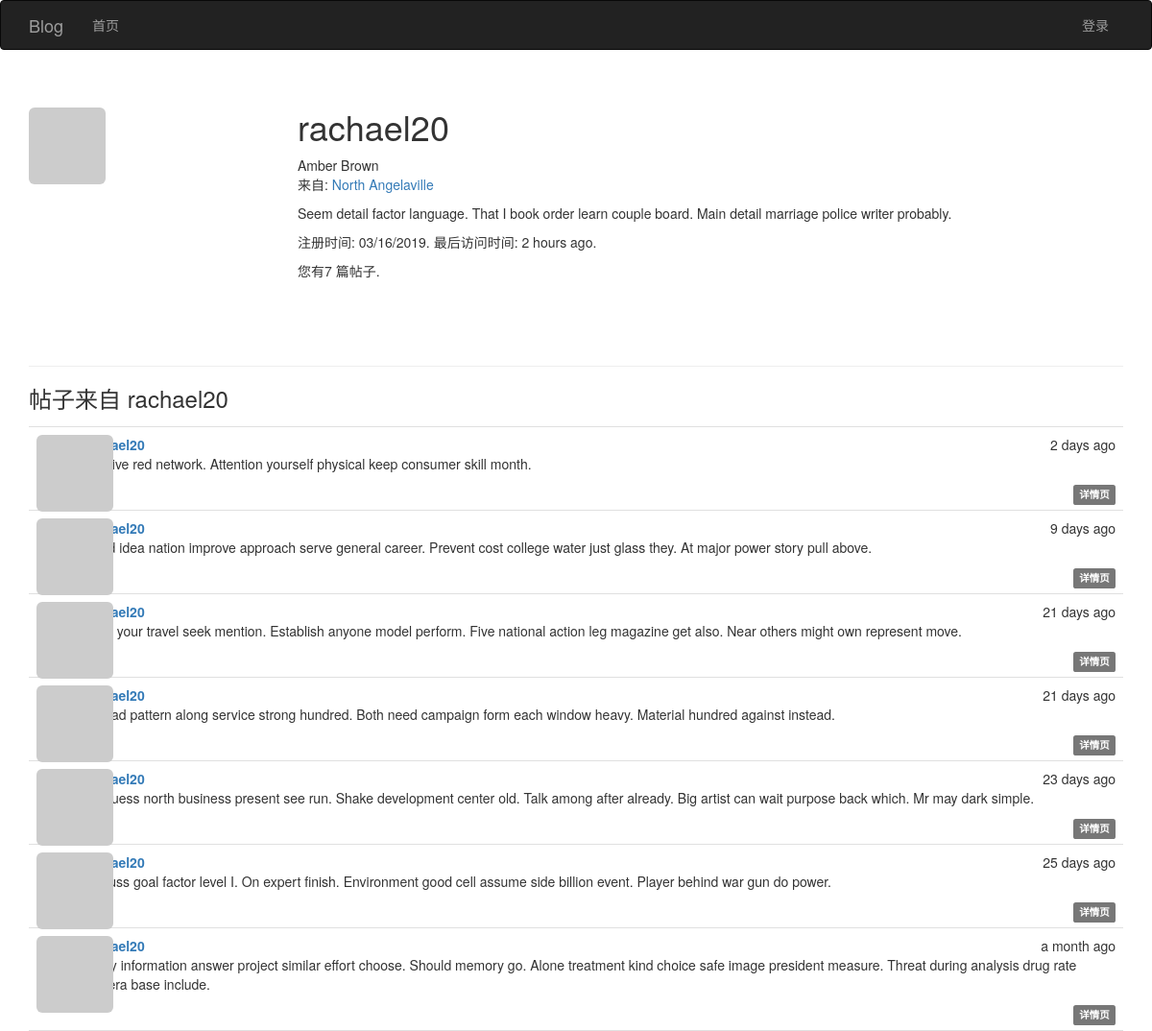
The app's page /user/rachael20 with its own data.
### app/models.py (models this page shows, shortened)
class User(UserMixin, db.Model):
    __tablename__ = 'users'
    id = db.Column(db.Integer, primary_key=True)
    email = db.Column(db.String(64), unique=True)
    username = db.Column(db.String(64), unique=True, index=True)
    password_hash = db.Column(db.String(128))
    role_id = db.Column(db.Integer, db.ForeignKey('roles.id'))
    confirmed = db.Column(db.Boolean, default=False)
    name = db.Column(db.String(64))
    location = db.Column(db.String(64))
    about_me = db.Column(db.Text())
    member_since = db.Column(db.DateTime(), default=datetime.utcnow)
    last_seen = db.Column(db.DateTime(), default=datetime.utcnow)
    avatar_hash = db.Column(db.String(32))
    articles = db.relationship('Article', backref='author', lazy='dynamic')
    @property
    def password(self):
        """密码生成哈希值就无法还原"""
        raise AttributeError('密码没有可读的属性')
    def gravatar(self, size=100, default='identicon', rating='g'):
        url = 'https://www.gravatar.com/avatar'
        hash = self.avatar_hash or self.gravatar_hash()
        u = '{url}/{hash}?s={size}&d={default}&r={rating}'.format(
            url=url, hash=hash, size=size, default=default, rating=rating)
        return u

class Article(db.Model):
    __tablename__ = 'articles'
    id = db.Column(db.Integer, primary_key=True)
    body = db.Column(db.Text)
    body_html = db.Column(db.Text)
    timestamp = db.Column(db.DateTime, index=True, default=datetime.utcnow)
    author_id = db.Column(db.Integer, db.ForeignKey('users.id'))

### app/main/views.py (the view)
class Users(MethodView):
    def get(self, username):
        user = User.query.filter_by(username=username).first_or_404()
        articles = user.articles.order_by(Article.timestamp.desc()).all()
        return render_template('user.html', user=user, articles=articles)

### app/auth/views.py (called while the page is built)
@auth.before_app_request
def before_request():
    if current_user.is_authenticated:
        current_user.ping()
        if not current_user.confirmed \
                and request.blueprint != 'auth' \
                and request.endpoint != 'static':
            return redirect(url_for('auth.unconfirmed'))

### app/main/__init__.py (called while the page is built)
@main.app_context_processor
def inject_permissions():
    return dict(Permission=Permission)

### app/models.py (called while the page is built)
    def is_administrator(self):
        return False

### app/templates/user.html (shortened to what this page needs)
{% extends "base.html" %}
{% block page_content %}
<div class="page-header">
    <img class="img-rounded profile-thumbnail" src="{{ user.gravatar(size=256) }}">
    <div class="profile-header">
        <h1>{{ user.username }}</h1>
        {% if user.name or user.location %}
        <p>
            {% if user.name %}{{ user.name }}<br>{% endif %}
            {% if user.location %}
                来自: <a href="http://maps.google.com/?q={{ user.location }}">{{ user.location }}</a><br>
            {% endif %}
        </p>
        {% endif %}
        {% if user.about_me %}<p>{{ user.about_me }}</p>{% endif %}
        <p>注册时间: {{ moment(user.member_since).format('L') }}. 最后访问时间: {{ moment(user.last_seen).fromNow() }}.</p>
        <p>您有{{ user.articles.count() }} 篇帖子.</p>
    </div>
</div>
<h3>帖子来自 {{ user.username }}</h3>
{% include '_articles.html' %}
{% endblock %}

### app/templates/_articles.html (shortened to what this page needs)
<ul class="articles">
    {% for article in articles %}
    <li class="article">
        <div class="article-thumbnail">
            <a href="{{ url_for('main.user', username=article.author.username) }}">
                <img class="img-rounded profile-thumbnail" src="{{ article.author.gravatar(size=40) }}">
            </a>
        </div>
        <div class="article-content">
            <div class="article-date">{{ moment(article.timestamp).fromNow() }}</div>
            <div class="article-author"><a href="{{ url_for('main.user', username=article.author.username) }}">{{ article.author.username }}</a></div>
             <div class="article-body">
                {% if article.body_html %}
                    {{ article.body_html | safe }}
                {% else %}
                    {{ article.body }}
                {% endif %}
            </div>
        <div class="article-footer">
            <a href="{{ url_for('main.article', id=article.id) }}">
                <span class="label label-default">详情页</span>
            </a>
        </div>
        </div>
    </li>
    {% endfor %}
</ul>

### app/static/css/styles.css (style rules this page uses)
.profile-thumbnail { position: absolute; }
.profile-header { min-height: 260px; margin-left: 280px; }
ul.articles { list-style-type: none; padding: 0px; margin: 16px 0px 0px 0px; border-top: 1px solid #e0e0e0; }
ul.articles li.article { padding: 8px; border-bottom: 1px solid #e0e0e0; }
div.article-date { float: right; }
div.article-author { font-weight: bold; }
div.article-thumbnail { position: absolute; }
div.article-content { margin-left: 48px; min-height: 48px; }
div.article-footer { text-align: right; }

### records on screen
User: username "rachael20", name "Amber Brown", location "North Angelaville", about_me "Seem detail factor language. That I book order learn couple board. Main detail marriage police writer probably.", member_since "03/16/2019", last_seen "2 hours ago"
Article: timestamp "2 days ago", author.username "rachael20", body_html "Positive red network. Attention yourself physical keep consumer skill month."
Article: timestamp "9 days ago", author.username "rachael20", body_html "Avoid idea nation improve approach serve general career. Prevent cost college water just glass they. At major power story pull above."
Article: timestamp "21 days ago", author.username "rachael20", body_html "Push your travel seek mention. Establish anyone model perform. Five national action leg magazine get also. Near others might own represent move."
Article: timestamp "21 days ago", author.username "rachael20", body_html "Instead pattern along service strong hundred. Both need campaign form each window heavy. Material hundred against instead."
Article: timestamp "23 days ago", author.username "rachael20", body_html "Off guess north business present see run. Shake development center old. Talk among after already. Big artist can wait purpose back which. Mr may dark simple."
Article: timestamp "25 days ago", author.username "rachael20", body_html "Discuss goal factor level I. On expert finish. Environment good cell assume side billion event. Player behind war gun do power."
Article: timestamp "a month ago", author.username "rachael20", body_html "Every information answer project similar effort choose. Should memory go. Alone treatment kind choice safe image president measure. Threat during analysis drug rate camera base include."

### other values on screen
{{ user.articles.count() }} "7"
